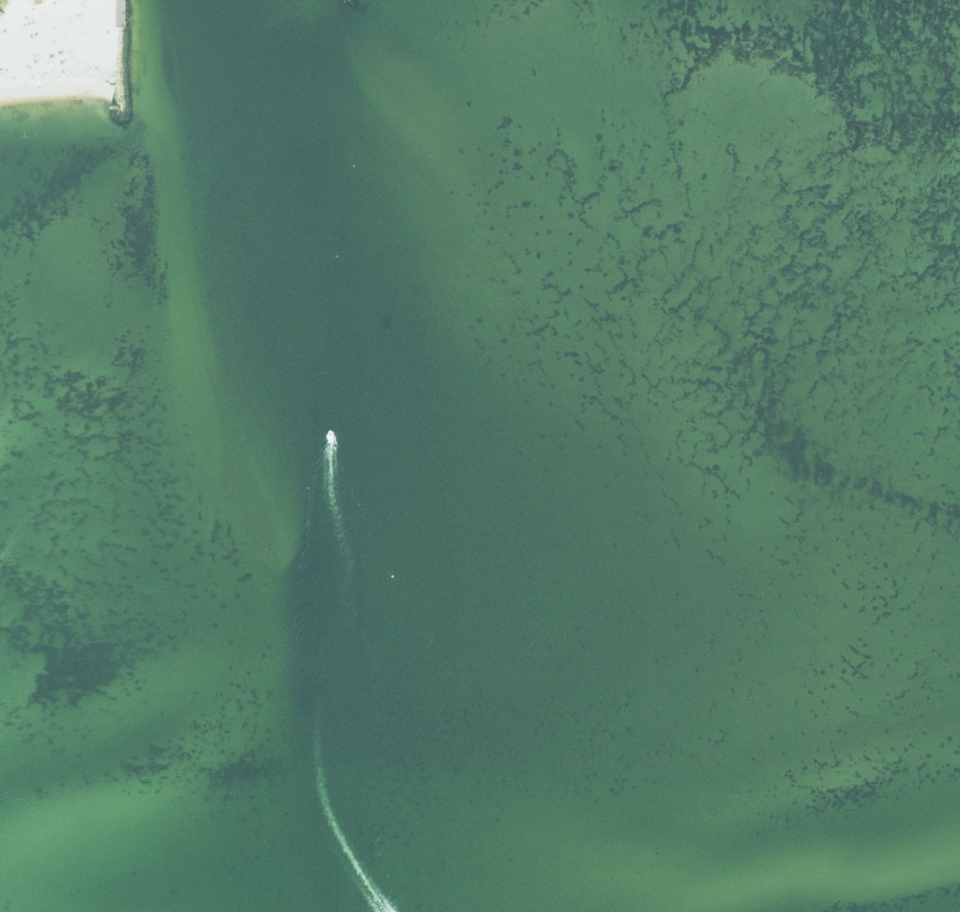
%> input picture SRCNN/beach3_crop1.png, 960 x 912 px
$ octave --eval "generate_LR_HR;"   (GNU Octave 9; MATLAB toolbox functions it lacks are replaced by stand-ins)
%> lines starting %> are read from the running program, lines starting %| are printed output that depends on the picture
### PL_tele_mtf.m
function flt = PL_tele_mtf(d,N)
%% computes the telescope MTF
% N = size in number of samples
% d = obscuration

rD0=N/2                     ;   % Number of points to compute
rD1=d*rD0                   ;
s  = [0:1/rD0:2]            ;   % Reduced spatial frequency axis
D0 = fspecial('disk',rD0)   ;
D0 = D0/max(D0(:))          ;
D1 = fspecial('disk',rD1)   ;
D1 = D1/max(D1(:))          ;
D1(size(D0,1),size(D0,2))=0 ;
D1 = circshift(D1,[round(rD0-rD1) round(rD0-rD1)]);
P  = D0-D1                  ;   % Aperture
T  = xcorr2(P)              ;   % Obscurated MTF
T  = T/max(T(:))            ;   % Normalize to max
T0 = xcorr2(D0)             ;   % Perfect MTF
T0 = T0/max(T0(:))          ;   % Normalize to max

% output results
flt.T   = T     ;
flt.T0  = T0    ;
flt.s   = s     ;               % Frequencies
flt.P   = P     ;
flt.rD0 = rD0   ;
flt.rD1 = rD1   ;

### generate_LR_HR.m
function generate_LR_HR()
% argument examples:
%raw_path='Rural/rural_crop1.png'
%deg_path='Rural/rural1/rural1'

   %%
    I=imread('/fred/oz138/COS80024/EO_Degradation/Image_Chips/Beach/beach3_crop1.png'); % load NAIP 1m image
%> I is the input picture: size 912x960x3 uint8; mean R, G, B 84.2, 124.7, 104.7
    height = size(I,1);
%> height = 912
    width = size(I,2);
%> width = 960

    %%
    GSD_lim = 1;
    GSD0=1;             % set GSD (scale) of input image
    GSD1=1:GSD_lim;          % set GSD of target system (init = 1:5 (10))
    GSD2=3;             % set final resolution of the product (3m or 5m) (init = 3)
    SNR50=40;           % set SNR50 (init = 80)
    sz=200;            % set size of the image chip
    I0=I;  % crop SZ pixels in the center of the image
    bits=8;             % select number of bits
    gamma=1;            % display gamma
    H=500e3;            % distance to object
    lambda=560e-9;      % wavelength
    D0=0.4;             % size of obscuration
    F=0.7;              % focal length

    %% compute PSF for different apertures
    flt = PL_tele_mtf(D0,10);
    MTF = flt.T;
    delta = 10e-6;
    for i=2:2
        pd = 3*(i-1);
        D(i) = (10/(10+pd))*lambda*H;
        GRD(i) = 1.22*lambda*H/D(i);
        disp(GRD(i))
        psf{i}=abs(fftshift(fft2(fftshift(padarray(MTF,[pd pd])))));
        psf{i}=double(psf{i})/sum(sum(double(psf{i})));
    end

    %% Plot PSFs
    % [8 lines of commented-out code are left out]

    %% simulate imagery
    clear Iout Ids      % clear variables
    i = 1;

    out = imgaussfilt(I,1.5);
    out = imnoise(out,'speckle');
    %out = imnoise(out,'gaussian', 0, 0.01);
    out = imresize(out,0.5,'Antialiasing',false);
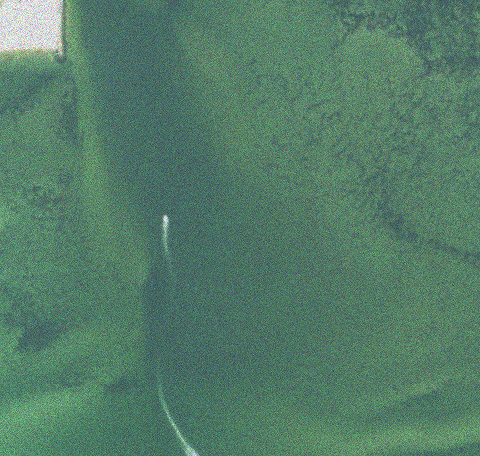
%> out: size 456x480x3 uint8; mean R, G, B 84, 124.5, 104.6

    while(i*sz+1 <= width && i*sz+1 <= height)
        patch = I((i - 1)*sz+1:i*sz,(i - 1)*sz+1:i*sz,:);
        fn=sprintf('Image_Output/HR_urban%d_patch.png',i);
        imwrite(patch, fn);
        Iout = out((i-1)*sz/2+1:i*sz/2,(i-1)*sz/2+1:i*sz/2,:);
        fn=sprintf('Image_Output/LR_urban%d_patch.png',i);
        imwrite(Iout, fn);


% [13 lines of commented-out code are left out]

        %% plot all MTFs
        % [25 lines of commented-out code are left out]
        i = i + 1;
    end
%> this loop made 4 passes
%> pass 1, in generate_LR_HR, `imwrite(patch, fn);`:
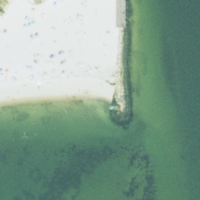
%> saved as HR_urban1_patch.png: size 200x200x3 uint8; mean R, G, B 134, 162.2, 146.3
%> pass 1, in generate_LR_HR, `imwrite(Iout, fn);`:
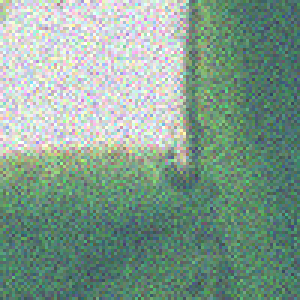
%> saved as LR_urban1_patch.png: size 100x100x3 uint8 (shown 3 times larger); mean R, G, B 130.5, 158.1, 142.6
%> pass 2, in generate_LR_HR, `imwrite(patch, fn);`:
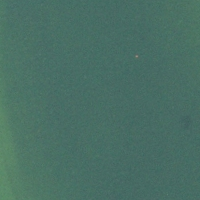
%> saved as HR_urban2_patch.png: size 200x200x3 uint8; mean R, G, B 73.6, 111.4, 100.9
%> pass 2, in generate_LR_HR, `imwrite(Iout, fn);`:
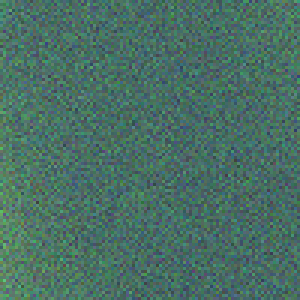
%> saved as LR_urban2_patch.png: size 100x100x3 uint8 (shown 3 times larger); mean R, G, B 73.6, 111.5, 100.8

    %% make IQ trade
    % [5 lines of commented-out code are left out]


    %% Dynamic range study
    % [6 lines of commented-out code are left out]
end
